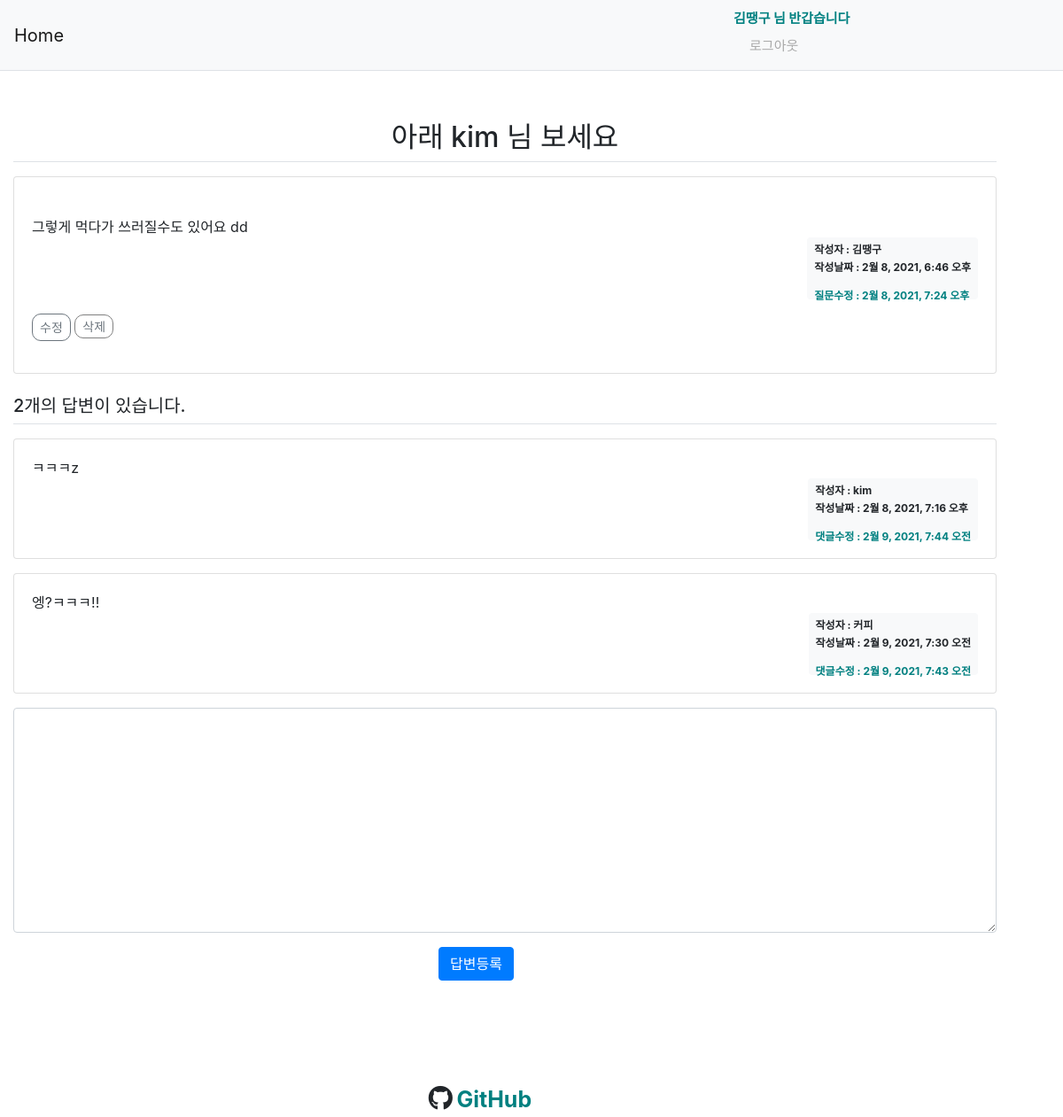
Page /233/ (signed in) on the committed database.
### pybo/models.py (models this page shows, shortened)
class Question(models.Model):
    subject = models.CharField(max_length=200)  # 최대 200자 까지 입력 가능
    content = models.TextField()
    create_date = models.DateTimeField()
    photo = models.ImageField(upload_to="photo")
    author = models.ForeignKey(
        User, on_delete=models.CASCADE, null=True
    )  # 계정이 삭제되면 연결된 질문 데이터 삭제
    modify_date = models.DateTimeField(null=True, blank=True)

class Answer(models.Model):
    question = models.ForeignKey(Question, on_delete=models.CASCADE)
    content = models.TextField()
    create_date = models.DateTimeField()
    author = models.ForeignKey(
        User, on_delete=models.CASCADE, null=True
    )  # 계정이 삭제되면 연결된 질문 데이터 삭제
    modify_date = models.DateTimeField(null=True, blank=True)

### pybo/views.py (the view)
# urls.py: path("<int:pk>/", views.detail, name="detail"),
def detail(request, pk):
    try:
        get_question = Question.objects.get(pk=pk)
        context = {"get_question": get_question}
    except Question.DoesNotExist:
        messages.error(request, "조회된 질문이 없습니다.")
        return redirect("pybo:index")
    return render(request, "templates/detail.html", context)

### templates/detail.html (shortened to what this page needs)
{% extends 'base.html' %}
{% load static %}
    {% block content %}
    <div class="container my-5" style="position: relative; right: 30px;" >
        <h2 class="border-bottom py-2" style="text-align: center;"> {{get_question.subject}}</h2>
        <div class="card my-3">
            <div class="card-body">
                <div class="card-text" style="white-space: pre-line;">
                    {{get_question.content}}
                </div>
                <div class="d-flex justify-content-end">
                    <div class="badge badge-light p-2 text-left">
                        <div class="mb-2">
                            <span style="text-align: center;">작성자 :  {{ get_question.author.username }}</span>
                        </div>
                        <div>
                            <span>작성날짜 : {{ get_question.create_date }}</span>
                        </div>
                        {% if get_question.modify_date %}
                            <div style=" position: relative; top: 10px; margin-top: 10px; color: teal; font-weight: bold;">
                                <span>질문수정 : {{get_question.modify_date}}</span>
                            </div>
                        {% endif %}
                    </div>
                </div>
                {% if request.user == get_question.author %}
                        <div class="my-3">
                            <a  style="border-radius: 10px;" class="btn btn-sm btn-outline-secondary"
                            href=" {% url 'pybo:question_modify' get_question.id %} ">수정</a>
                            <a  style="border-radius: 10px; border: 1px solid gray;"
                            class="delete btn-sm btn-outline-secondary" href="#"
                            data-uri= " {% url 'pybo:question_delete' get_question.id %} " >삭제</a>
                        </div>
                {% endif %}
            </div>
        </div>
        <h5 class="border-bottom my-3 py-2">{{get_question.answer_set.count}}개의 답변이 있습니다.</h5>
        {% for answer in get_question.answer_set.all %}
            <div class="card my-3">
                <div class="card-body" >
                    <div class="card-text" style="white-space: pre-line;"> {{answer.content}} </div>
                    <div class="d-flex justify-content-end">
                        <div class="badge badge-light p-2 text-left">
                            <div class="mb-2">
                                <span>작성자 : {{ answer.author.username }}</span>
                            </div>
                            <div>
                                <span>작성날짜 : {{ answer.create_date }}</span>
                            </div>
                             {% if answer.modify_date %}
                             <div style=" position: relative; top: 10px; margin-top: 10px; color: teal; font-weight: bold;">
                                 <span>댓글수정 : {{answer.modify_date}}</span>
                             </div>
                          {% endif %}
                        </div>
                    </div>
                </div>
        </div>
        {% endfor %}
    <form action=" {% url 'pybo:answer_create' get_question.id %} " method="POST" class="my-3">
        <div class="form-group">
            <textarea {% if not user.is_authenticated %}disabled{% endif %}
              name="content" id="content" class="form-control" rows="10"></textarea>
        </div>
        <input type="submit" value="답변등록" class="btn btn-primary" style="position: relative; left: 480px;">
    </form>
    {% endblock  %}

### templates/navbar.html (shortened to what this page needs)
 <nav class="navbar navbar-expand-lg navbar-light bg-light border-bottom">
    <a class="navbar-brand" href="{% url 'pybo:index' %}">Home</a>
    <div class="collapse navbar-collapse flex-grow-0" id="navbarNav">
        <ul class="navbar-nav">
            <li class="nav-item ">
                    {% if user.is_authenticated %}
                    <span style="font-weight: bold; color: teal; margin-right: 5px;
                    position: relative; left: 740px; font-size: 15px;">{{user.username}} 님 반갑습니다</span>
                    <a style="color: darkgray; position: relative; left: 750px; font-size: 15px;"class="nav-link" href=" {% url 'common:logout' %} ">  로그아웃</a>
                     {% else %}
                    <a class="nav-link" href=" {% url 'common:login' %} ">로그인</a>
                    {% endif %}
            </li>
        </ul>
    </div>
</nav>

### rows in the picture
Question: subject "아래 kim 님 보세요", content "그렇게 먹다가 쓰러질수도 있어요 dd", author.username "김땡구", create_date "2월 8, 2021, 6:46 오후", modify_date "2월 8, 2021, 7:24 오후", answer_set.count "2"
Answer: content "ㅋㅋㅋz", author.username "kim", create_date "2월 8, 2021, 7:16 오후", modify_date "2월 9, 2021, 7:44 오전"
Answer: content "엥?ㅋㅋㅋ!!", author.username "커피", create_date "2월 9, 2021, 7:30 오전", modify_date "2월 9, 2021, 7:43 오전"

### other values in the picture
{{ user.username }} "김땡구"
